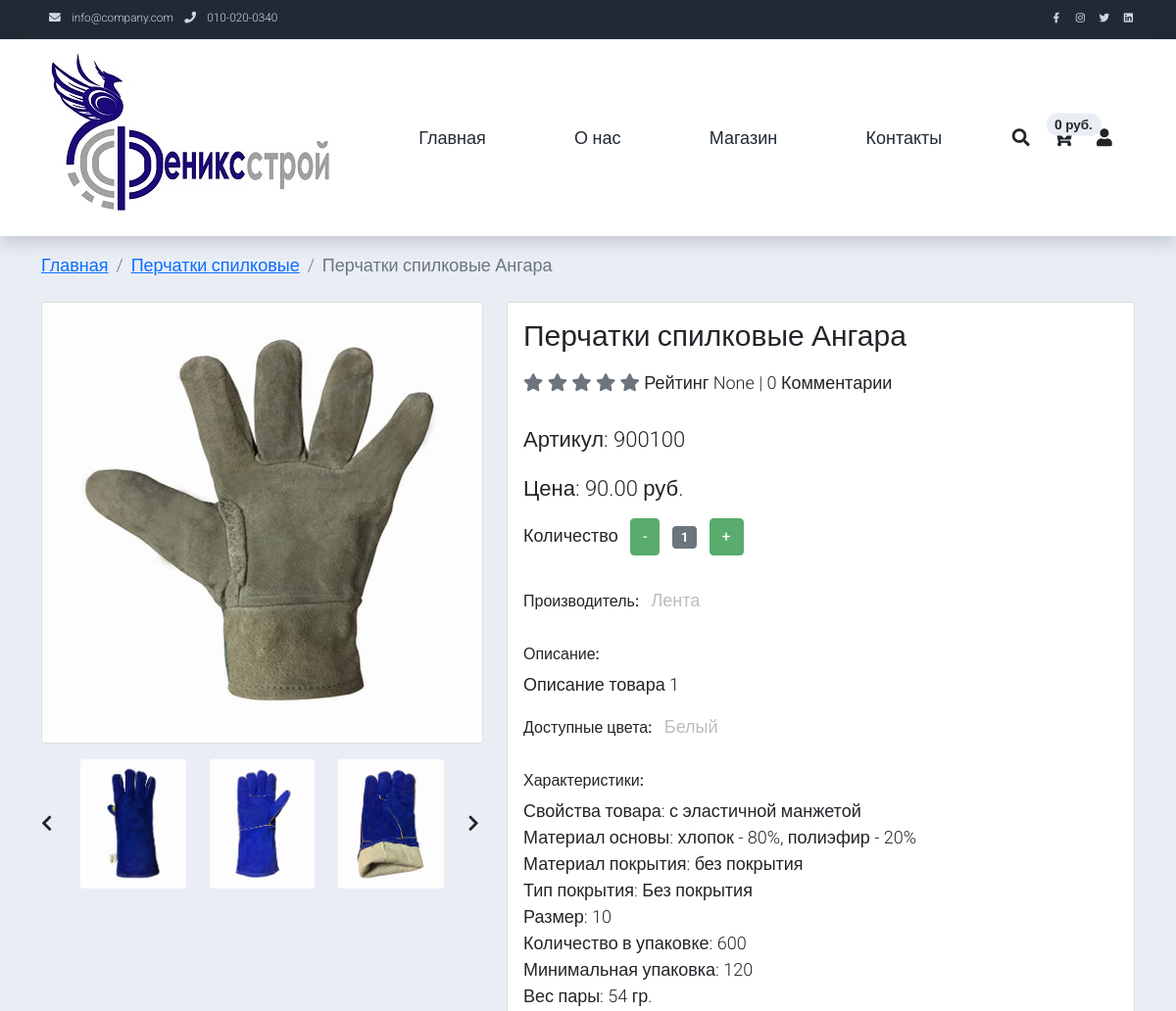
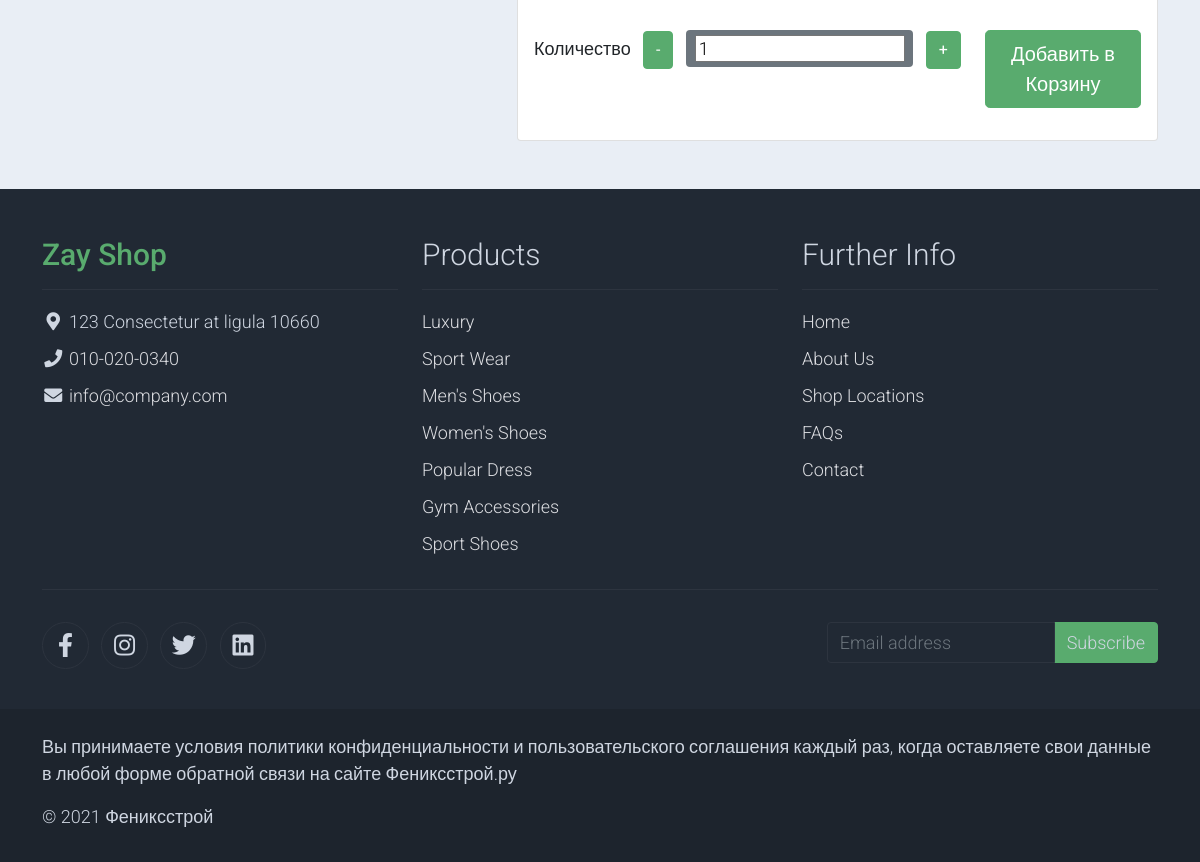
The page /products/1/perchatki-spilkovye-angara/ on the database its author committed (2 pictures, top to bottom).
### shop/models.py (models this page shows, shortened)
class Product(models.Model):
    MIN_RESOLUTION = (400, 400)
    name = models.CharField(max_length=255, verbose_name='Название товара')
    slug = models.SlugField(unique=True, verbose_name='Псевдоним')
    article_number = models.CharField(
        max_length=20, verbose_name='Артикул', null=True, blank=True)
    manufacturer = models.ForeignKey(
        Manufacturer,
        on_delete=models.SET_NULL,
        verbose_name='Производитель',
        null=True,
        blank=True,
        related_name='manufacturer_products')
    desctriptions = models.TextField(
        verbose_name='Описание товара', null=True, blank=True)
    category = models.ForeignKey(
        Category,
        on_delete=models.SET_NULL,
        verbose_name='Категория товара',
        related_name='category_products',
        null=True)
    price = models.DecimalField(
        max_digits=9,
        decimal_places=2,
        verbose_name='Цена товара, руб.',
        null=True,
        blank=True)
    image = models.ImageField(
        verbose_name='Изображение товара',
        upload_to='products/',
        null=True,
        blank=True)
    rating = models.IntegerField(
        'Рейтинг', null=True, blank=True, default=0)
    published = models.BooleanField(verbose_name='Опубликовано')
    class Meta:
        verbose_name_plural = 'Товары'
        verbose_name = 'Товар'
        ordering = ('price', 'name')
        abstract = True

class Gloves(Product):
    features = models.CharField(
        max_length=255, verbose_name='свойства товара', null=True, blank=True)
    material = models.CharField(
        max_length=70, verbose_name='материал основы', null=True, blank=True)
    coating_material = models.CharField(
        max_length=70, verbose_name='материал покрытия', null=True, blank=True)
    type_coating = models.CharField(
        max_length=70, verbose_name='тип покрытия', null=True, blank=True)
    color = models.CharField(
        max_length=150, verbose_name='цвет', null=True, blank=True)
    size = models.CharField(
        max_length=150, verbose_name='размер', null=True, blank=True)
    quantity_pack = models.CharField(
        max_length=10,
        verbose_name='количество в упаковке',
        null=True,
        blank=True)
    minimum_packaging = models.CharField(
        max_length=10,
        verbose_name='минимальная упаковка',
        null=True,
        blank=True)
    pair_weight = models.CharField(
        max_length=10, verbose_name='вес пары', null=True, blank=True)

class Category(models.Model):
    name = models.CharField(max_length=70, verbose_name='Название категории')
    slug = models.SlugField(verbose_name='Псевдоним', unique=True)
    published = models.BooleanField(verbose_name='Опубликовано')
    image = models.ImageField(
        verbose_name='Изображение товара',
        upload_to='categories/',
        null=True,
        blank=True)
    class Meta:
        verbose_name_plural = 'Категории'
        verbose_name = 'Категория'
        ordering = ('name',)
    def __str__(self) -> str:
        return self.name
    def get_absolute_url(self):
        return reverse('category_detail', kwargs={'category_slug': self.slug})

class Gallery(models.Model):
    image = models.ImageField(
        verbose_name='Изображение товара',
        upload_to='gallery/',
        null=True,
        blank=True)
    gloves = models.ForeignKey(
        Gloves, on_delete=models.CASCADE, related_name='images')
    def __str__(self):
        return f'{self.image.url}'

class Manufacturer(models.Model):
    name = models.CharField(max_length=70, verbose_name='Производитель')
    slug = models.SlugField(verbose_name='Псевдоним', unique=True)
    class Meta:
        verbose_name_plural = 'Производители'
        verbose_name = 'Производитель'
        ordering = ('name',)
    def __str__(self) -> str:
        return self.name

### shop/views.py (the view)
# urls.py: path('products/<int:id>/<slug:slug>/', views.ProductDetailView.as_view(), name='product_detail'),
class ProductDetailView(CategoryDetailMixin, DetailView):
    model = Gloves
    queryset = Gloves.objects.filter(published=True).all()
    context_object_name = 'product'
    template_name = 'product_detail.html'
    slug_url_kwarg = 'slug'
    def get_context_data(self, **kwargs):
        context = super(ProductDetailView, self).get_context_data(**kwargs)
        gloves = get_object_or_404(
            Gloves, pk=self.kwargs.get('id'), slug=self.kwargs.get('slug')
            )
        int_rating = gloves.comments.all().aggregate(Avg('score'))
        context['int_rating'] = int_rating['score__avg']
        context['cart_product_form'] = CartAddProductForm()
        return context

### cart/forms.py
class CartAddProductForm(forms.Form):
    quantity = forms.IntegerField(initial=1)
    update = forms.BooleanField(required=False, initial=False, widget=forms.HiddenInput)

### cart/cart.py (called while the page is built)
    def get_total_price(self):
        return sum(Decimal(item['price']) * item['quantity'] for item in self.cart.values())

### cart/context_processors.py (called while the page is built)
def cart(request):
    return {'cart': Cart(request)}

### shop/mixins.py (called while the page is built)
    def get_context_data(self, **kwargs):
        context = super().get_context_data(**kwargs)
        context['categories'] = Category.objects.filter(published=True).all()
        return context

### shop/templates/product_detail.html (shortened to what this page needs)
{% extends 'base.html' %}
{% load static %}
{% block content %}
  <section class="bg-light">
    <div class="container pb-5">
      <div class="row">
      <nav aria-label="breadcrumb" class='mt-3'>
        <ol class="breadcrumb">
            <li class="breadcrumb-item"><a href="{% url 'base' %}">Главная</a></li>
            <li class="breadcrumb-item"><a href="{{ product.category.get_absolute_url }}">{{ product.category.name }}</a></li>
            <li class="breadcrumb-item active" aria-current="page">{{ product.name }}</li>
        </ol>
      </nav>
        <div class="col-lg-5 mt-2">
          <div class="card mb-3">
            <img class="card-img img-fluid" src="{{ product.image.url }}" alt="Card image cap" id="product-detail">
          </div>
          <div class="row">
            <div class="col-1 align-self-center">
              <a href="#multi-item-example" role="button" data-bs-slide="prev">
                <i class="text-dark fas fa-chevron-left"></i>
              </a>
            </div>
            <div id="multi-item-example" class="col-10 carousel slide carousel-multi-item" data-bs-ride="carousel">
              <div class="carousel-inner product-links-wap" role="listbox">
                <div class="carousel-item active">
                  <div class="row">
                  {% for image in product.images.all %}
                    <div class="col-4">
                      <a href="#">
                        <img class="card-img img-fluid" src="{{ image }}" alt="Product Image 1">
                      </a>
                    </div>
                  {% endfor %}
                  </div>
                </div>
              </div>
            </div>
            <div class="col-1 align-self-center">
              <a href="#multi-item-example" role="button" data-bs-slide="next">
                <i class="text-dark fas fa-chevron-right"></i>
              </a>
            </div>
          </div>
        </div>
        <div class="col-lg-7 mt-2">
          <div class="card">
            <div class="card-body">
              <h1 class="h2">{{ product.name }}</h1>
              <p class="py-2">
                {% if int_rating >= 1 and int_rating < 2 %}
                  <i class="fa fa-star text-warning"></i>
                  <i class="fa fa-star text-secondary"></i>
                  <i class="fa fa-star text-secondary"></i>
                  <i class="fa fa-star text-secondary"></i>
                  <i class="fa fa-star text-secondary"></i>
                {% elif int_rating >= 2 and int_rating < 3 %}
                  <i class="fa fa-star text-warning"></i>
                  <i class="fa fa-star text-warning"></i>
                  <i class="fa fa-star text-secondary"></i>
                  <i class="fa fa-star text-secondary"></i>
                  <i class="fa fa-star text-secondary"></i>
                {% elif int_rating >= 3 and int_rating < 4 %}
                  <i class="fa fa-star text-warning"></i>
                  <i class="fa fa-star text-warning"></i>
                  <i class="fa fa-star text-warning"></i>
                  <i class="fa fa-star text-secondary"></i>
                  <i class="fa fa-star text-secondary"></i>
                {% elif int_rating >= 4 and int_rating < 5 %}
                  <i class="fa fa-star text-warning"></i>
                  <i class="fa fa-star text-warning"></i>
                  <i class="fa fa-star text-warning"></i>
                  <i class="fa fa-star text-warning"></i>
                  <i class="fa fa-star text-secondary"></i>
                {% elif int_rating == 5 %}
                  <i class="fa fa-star text-warning"></i>
                  <i class="fa fa-star text-warning"></i>
                  <i class="fa fa-star text-warning"></i>
                  <i class="fa fa-star text-warning"></i>
                  <i class="fa fa-star text-warning"></i>
                {% else %}
                  <i class="fa fa-star text-secondary"></i>
                  <i class="fa fa-star text-secondary"></i>
                  <i class="fa fa-star text-secondary"></i>
                  <i class="fa fa-star text-secondary"></i>
                  <i class="fa fa-star text-secondary"></i>
                {% endif %}
                <span class="list-inline-item text-dark">Рейтинг {{ int_rating }} | {{ product.comments.count }} Комментарии</span>
              </p>
              <p class="h3 py-2">Артикул: {{ product.article_number }}</p>
              <p class="h3 py-2">Цена: {{ product.price }} руб.</p>
              <div class="col-auto">
                    <ul class="list-inline pb-3">
                      <li class="list-inline-item text-right">
                        Количество
                      </li>
                      <li class="list-inline-item"><span class="btn btn-success" id="btn-minus">-</span></li>
                      <li class="list-inline-item"><span class="badge bg-secondary" id="var-value">1</span></li>
                      <li class="list-inline-item"><span class="btn btn-success" id="btn-plus">+</span></li>
                    </ul>
              </div>
              <ul class="list-inline">
                <li class="list-inline-item">
                  <h6>Производитель: </h6>
                </li>
                <li class="list-inline-item">
                  <p class="text-muted"><strong>{{ product.manufacturer }}</strong></p>
                </li>
              </ul>
              <h6>Описание:</h6>
              <p>{{ product.desctriptions }}</p>
              <ul class="list-inline">
                <li class="list-inline-item">
                  <h6>Доступные цвета:</h6>
                </li>
                <li class="list-inline-item">
                  <p class="text-muted"><strong>{{ product.color }}</strong></p>
                </li>
              </ul>
              <h6>Характеристики:</h6>
              <ul class="list-unstyled pb-3">
                <li>Свойства товара: {{ product.features }}</li>
                <li>Материал основы: {{ product.material }}</li>
                <li>Материал покрытия: {{ product.coating_material }}</li>
                <li>Тип покрытия: {{ product.type_coating }}</li>
                <li>Размер: {{ product.size }}</li>
                <li>Количество в упаковке: {{ product.quantity_pack }}</li>
                <li>Минимальная упаковка: {{ product.minimum_packaging }}</li>
                <li>Вес пары: {{ product.pair_weight }}</li>
              </ul>
              <form action='{% url "cart:cart_add" product.id %}' method='post'>
                <div class="row pb-3">
                  <div class="col-auto">
                    <ul class="list-inline pb-3">
                      <li class="list-inline-item text-right">
                        Количество
                      </li>
                      <li class="list-inline-item"><span class="btn btn-success" id="btn-minus">-</span></li>
                      <li class="list-inline-item"><span class="badge bg-secondary" id="var-value">{{ cart_product_form.quantity }}</span></li>
                      <li class="list-inline-item"><span class="btn btn-success" id="btn-plus">+</span></li>
                    </ul>
                  </div>
                  <div class="col d-grid">
                    <button type="submit" class="btn btn-success btn-lg" name="submit" value="addtocard">Добавить в Корзину</button>
                  </div>
                </div>
              </form>
            </div>
          </div>
        </div>
      </div>
    </div>
  </section>
{% endblock content %}

### shop/static/assets/css/templatemo.css (style rules this page uses)
body, ul, li, p, a, label, input, div { font-family: 'Roboto', sans-serif; font-size: 18px !important; font-weight: 300 !important; }
.h2 { font-family: 'Roboto', sans-serif; font-size: 30px !important; font-weight: 300; }
.h3 { font-family: 'Roboto', sans-serif; font-size: 22px !important; }
.text-muted { color: #bcbcbc !important; }
.bg-light { background-color: #e9eef5 !important; }
.btn-success { background-color: #59ab6e !important; border-color: #56ae6c !important; }

### rows shown on the page
Gloves: category.name "Перчатки спилковые", name "Перчатки спилковые Ангара", image (picture), comments.count "0", article_number "900100", price "90.00", manufacturer "Лента", desctriptions "Описание товара 1", color "Белый", features "с эластичной манжетой", material "хлопок - 80%, полиэфир - 20%", coating_material "без покрытия", type_coating "Без покрытия", size "10", quantity_pack "600", minimum_packaging "120", pair_weight "54 гр."
Gallery: image (picture)
Gallery: image (picture)
Gallery: image (picture)

### other values the page prints
{{ cart.get_total_price }} "0"
{{ int_rating }} "None"
